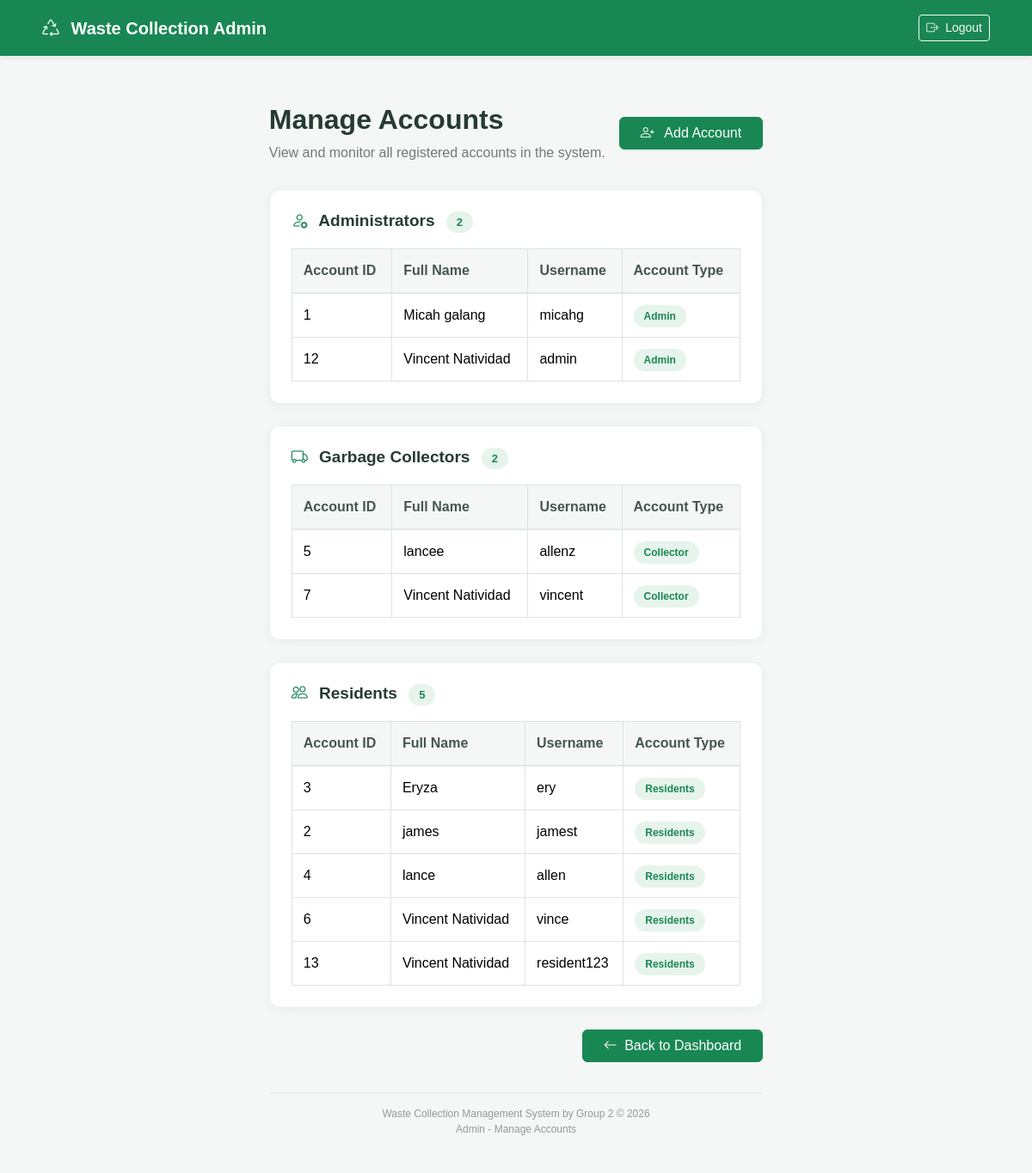
The page /system-main/wastesystem/admin/accounts.php (signed in) on the database its author committed.
### tables this page shows
CREATE TABLE `users` (
  `id` int(11) NOT NULL,
  `fullname` varchar(255) NOT NULL,
  `users` varchar(255) NOT NULL,
  `password` varchar(255) NOT NULL,
  `role` varchar(11) NOT NULL
);

### system-main/wastesystem/admin/accounts.php (the view, shortened to what this page needs)
<?php
include "../config/database.php";
$roles = [
    "admin" => "Administrators",
    "collector" => "Garbage Collectors",
    "residents" => "Residents"
];
$accounts = [
    "admin" => [],
    "collector" => [],
    "residents" => []
];
$sql = "SELECT id, fullname, users, role
        FROM users
        ORDER BY fullname ASC";
$result = mysqli_query($conn, $sql);
while ($row = mysqli_fetch_assoc($result)) {
    $role = $row["role"];
    if (isset($accounts[$role])) {
        $accounts[$role][] = $row;
    }
}
?>
<!DOCTYPE html>
<html lang="en">
<head>
    <link href="../assets/vendor/bootstrap/css/bootstrap.min.css" rel="stylesheet">
    <link rel="stylesheet"
        href="https://cdn.jsdelivr.net/npm/bootstrap-icons@1.11.3/font/bootstrap-icons.min.css">
    <link href="../assets/css/style.css" rel="stylesheet">
</head>
<body>
    <nav class="navbar navbar-dark">
        <div class="container-fluid px-4">
            <a class="navbar-brand" href="dashboard.php">
                <i class="bi bi-recycle me-2"></i>
                Waste Collection Admin
            </a>
            <a href="../logout.php" class="btn btn-outline-light btn-sm">
                <i class="bi bi-box-arrow-right me-1"></i>
                Logout
            </a>
        </div>
    </nav>
    <div class="main-container">
        <div class="page-header d-flex justify-content-between align-items-center flex-wrap gap-3">
            <div>
                <h2>Manage Accounts</h2>
                <p>
                    View and monitor all registered accounts in the system.
                </p>
            </div>
            <a href="add_account.php" class="btn btn-success px-4">
                <i class="bi bi-person-plus me-2"></i>
                Add Account
            </a>
        </div>
        <?php foreach ($roles as $role => $title) { ?>
            <div class="account-section">
                <h5 class="section-title">
                    <?php if ($role === "admin") { ?>
                        <i class="bi bi-person-gear"></i>
                    <?php } elseif ($role === "collector") { ?>
                        <i class="bi bi-truck"></i>
                    <?php } else { ?>
                        <i class="bi bi-people"></i>
                    <?php } ?>
                    <?php echo htmlspecialchars($title); ?>
                    <span class="account-count">
                        <?php echo count($accounts[$role]); ?>
                    </span>
                </h5>
                <div class="table-responsive">
                    <table class="table table-bordered table-hover">
                        <thead>
                            <tr>
                                <th>Account ID</th>
                                <th>Full Name</th>
                                <th>Username</th>
                                <th>Account Type</th>
                            </tr>
                        </thead>
                        <tbody>
                            <?php if (count($accounts[$role]) > 0) { ?>
                                <?php foreach ($accounts[$role] as $account) { ?>
                                    <tr>
                                        <td>
                                            <?php echo htmlspecialchars((string) $account["id"]); ?>
                                        </td>
                                        <td>
                                            <?php echo htmlspecialchars($account["fullname"]); ?>
                                        </td>
                                        <td>
                                            <?php echo htmlspecialchars($account["users"]); ?>
                                        </td>
                                        <td>
                                            <span class="role-badge">
                                                <?php echo htmlspecialchars(ucfirst($account["role"])); ?>
                                            </span>
                                        </td>
                                    </tr>
                                <?php } ?>
                            <?php } ?>
                        </tbody>
                    </table>
                </div>
            </div>
        <?php } ?>
        <div class="text-end mb-4">
            <a href="dashboard.php" class="btn btn-success px-4">
                <i class="bi bi-arrow-left me-1"></i>
                Back to Dashboard
            </a>
        </div>
        <div class="page-footer">
            Waste Collection Management System by Group 2
            &copy; <?php echo date("Y"); ?>
            <br>
            Admin - Manage Accounts
        </div>
    </div>
</body>
</html>

### system-main/wastesystem/assets/css/style.css (style rules this page uses)
body { background: #f5f7fb; }
.navbar-brand { font-weight: 700; }
body { margin: 0; min-height: 100vh; display: flex; justify-content: center; align-items: center; font-family: Arial, sans-serif; background: #ffffff; }

### system-main/wastesystem/admin/accounts.php (style rules this page uses)
body { background-color: #f4f7f6; font-family: Arial, sans-serif; color: #333; padding-top: 85px; }
.navbar { background-color: #198754 !important; padding: 12px 25px; box-shadow: 0 2px 8px rgba(0, 0, 0, 0.08); position: fixed; top: 0; left: 0; right: 0; width: 100%; min-height: 65px; z-index: 9999; }
.navbar-brand { font-weight: bold; font-size: 20px; }
.main-container { max-width: 1200px; margin: 0 auto; padding: 35px 20px; }
.page-header { margin-bottom: 30px; }
.page-header h2 { font-weight: 700; color: #263b32; margin-bottom: 8px; }
.page-header p { color: #777; margin-bottom: 0; }
.account-section { background: white; border: 1px solid #e8eeea; border-radius: 12px; padding: 25px; margin-bottom: 25px; box-shadow: 0 3px 12px rgba(0, 0, 0, 0.04); }
.section-title { font-size: 19px; font-weight: 700; color: #263b32; margin-bottom: 20px; }
.section-title i { color: #198754; margin-right: 8px; }
.account-count { background-color: #e6f4ec; color: #198754; font-size: 13px; padding: 5px 12px; border-radius: 20px; font-weight: 600; margin-left: 8px; }
.table { vertical-align: middle; margin-bottom: 0; }
.table thead th { background-color: #f4f7f6; color: #45564d; font-weight: 600; border-bottom: 2px solid #e2e9e5; padding: 13px; white-space: nowrap; }
.table tbody td { padding: 13px; }
.role-badge { background-color: #e6f4ec; color: #198754; padding: 6px 12px; border-radius: 20px; font-size: 12px; font-weight: 600; }
.page-footer { margin-top: 35px; padding: 15px 0; border-top: 1px solid #e2e9e5; color: #929b96; font-size: 12px; text-align: center; }

### rows shown on the page
users: id "1", fullname "Micah galang", users "micahg", role "Admin"
users: id "12", fullname "Vincent Natividad", users "admin", role "Admin"
users: id "5", fullname "lancee", users "allenz", role "Collector"
users: id "7", fullname "Vincent Natividad", users "vincent", role "Collector"
users: title "Residents", role "5", id "13", fullname "Vincent Natividad", users "resident123", role "Residents"
users: id "3", fullname "Eryza", users "ery", role "Residents"
users: id "2", fullname "james", users "jamest", role "Residents"
users: id "4", fullname "lance", users "allen", role "Residents"
users: id "6", fullname "Vincent Natividad", users "vince", role "Residents"

### other values the page prints
$title "Administrators"
count($accounts[$role]) "2"
$title "Garbage Collectors"
